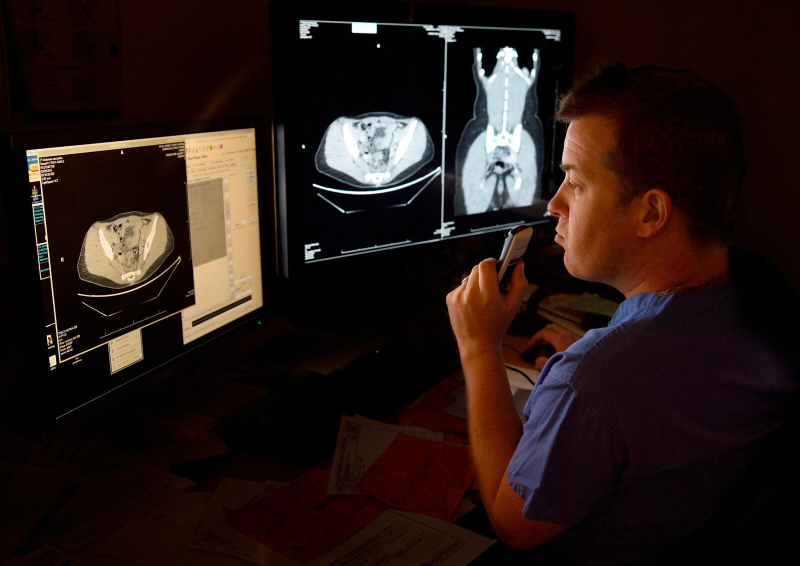
#> input picture library/lectures/lec-07/rework/deck/assets/s35-vrach-chitaet-s-ekrana.jpg, 1600 x 1131 px (shown at 1/2 size)
$ python make_image_priyoma.py
#> lines starting #> are read from the running program, lines starting #| are printed output that depends on the picture
### tools/presentation-build/analitika.py
#!/usr/bin/env python3
# -*- coding: utf-8 -*-
"""Кадр аналитики: столбцы и линии для деки курса. Шаблон, не разовая картинка.

Заведено по указанию владельца курса (issue #244, 2026-10-17): «сделай
столбчатую сортированную диаграмму по государствам, график с динамикой и
небольшой подвал с комментарием… заведи шаблон слайда с аналитикой и
диаграммами (а может два) и используй их». Шаблон файла кадра лежит рядом —
`../../templates/kadr-analitiki.md`; этот модуль рисует то, что на нём стоит.

ЧТО ЭТОТ МОДУЛЬ ДЕРЖИТ, ЧЕГО НЕ ДЕРЖИТ НИ ОДИН РАЗОВЫЙ ПРОГОН

1. **Кегли задаются в точках СЛАЙДА, а не в пикселях картинки.** Это главная
   ловушка, и она уже стоила деке кадра: `rework/deck/make_chart_s86.py`
   описывает, как подписи, набранные пятнадцатым кеглем в фигуре шириной 7",
   сели на кадр восемью с половиной. Здесь логический размер холста задаётся
   в тех же точках, которыми картинка встанет на слайд (1 логический пиксель
   = 1 точка на слайде), а чёткость даёт `devicePixelRatio`. Значит число в
   `kegl=11` — это одиннадцать точек НА ЭКРАНЕ, и проверять его можно до
   сборки.
2. **Знаменатель — часть подписи столбца, а не легенда.** Доля без
   знаменателя на кадре не принимается (`CLAUDE.md` § Baseline /
   Counterfactual Mandate), а диаграмма — ровно то место, где знаменатель
   теряется первым. Поэтому `stolbtsy` берёт подпись второй строкой под
   каждым столбцом и рисует её всегда.
3. **Единица называется один раз и на картинке.** `edinitsa` уходит в
   подзаголовок. Столбцы разных единиц в один ряд не ставятся: у `stolbtsy`
   единица одна на всю диаграмму, и это не удобство, а запрет — ряд из
   случаев, решений и исследований без подписи единицы и есть та пара из
   разных выборок, на которой круг спотыкался трижды.
4. **Запятая в десятичной дроби, а не точка.** Chart.js пишет `1.7`;
   по-русски это `1,70`. Чинится только функцией-переводчиком, поэтому
   спецификация уходит на QuickChart НЕ строгим JSON, а текстом JS (сервис
   разбирает его как JS). Отсюда `_JS` ниже: значение, которое выводится без
   кавычек. Проверено: без этого на кадре стоят `1.7` и ось с точками.

ПАЛИТРА — курсовая (Ocean): глубокий `#21295C`, средний `#065A82`, светлый
`#1C7293`, бирюза `#028090`, золото `#F0AB00` на выделенном столбце.

ЧЕГО ЗДЕСЬ НЕТ. Нет вывода в PPTX: картинка кладётся в `assets/` и ставится
на кадр полем `media:` обычного файла кадра — сборщик деки не правится, и
новый тип кадра не заводится. Это сознательно: тип кадра живёт в сборщике
двух дек, а шаблон аналитики нужен один и сейчас.

СЕТЬ. Рисует QuickChart (`quickchart.io`) — тот же инструмент, что назван в
`README.md` §стек. Картинка сохраняется в репозиторий, поэтому сборка деки
сети уже не требует: без сети не пересобрать картинку, но дека собирается.

    python3 analitika.py --samoproverka     # нарисовать образцы в /tmp
"""
from __future__ import annotations

import re
import sys
import urllib.parse
import urllib.request
from pathlib import Path

DEEP, MID, LIGHT, TEAL, GOLD = "#21295C", "#065A82", "#1C7293", "#028090", "#F0AB00"
SETKA, TEKST = "#D7DEE7", "#21295C"
BASE = "https://quickchart.io/chart"
TAYMAUT = 60


# ─────────────────────────── черчение ───────────────────────────

_METKA, _KONETS = "@@JS@@", "@@/JS@@"


def _JS(tekst):
    """Значение, которое уйдёт в спецификацию БЕЗ кавычек — функция JS."""
    return _METKA + tekst + _KONETS


# [14 lines left out: function _v_js, not called in this run]


# Перевод числа в русскую запись: «1,70» вместо «1.7», «1 614» вместо «1614».
# ДВА переводчика, а не один с догадкой. Деление оси считает каждое число
# по отдельности и не знает шага соседей, поэтому «дробная или целая шкала»
# обязан объявить тот, кто её заводит: иначе на одной оси выходят «1,80» и
# «1» рядом — замерено на первом прогоне.
_TSELYE = _JS("function(v){var s=String(v);"
              "var ch=s.split('.');"
              "return ch[0].replace(/\\B(?=(\\d{3})+(?!\\d))/g,' ')"
              "+(ch[1]?','+ch[1]:'');}")
_DROBI = _JS("function(v){return Number(v).toFixed(2).replace('.',',');}")


def _perevodchik(drobnaya):
    return _DROBI if drobnaya else _TSELYE


# [13 lines left out: function _zapas_sprava, not called in this run]


# ПОЛ КЕГЛЯ ПОДПИСЕЙ ДИАГРАММЫ (#293, Этап D, П6-б.5). Прожарка: «подписи
# осей и значений на пределе читаемости — пол для подписей значений 12–13 пт
# В ТОЧКАХ СЛАЙДА (`analitika.py` это умеет — задать в ШАБЛОНЕ, не per-кадр)».
#
# Шаблон это и правда умел, и ровно поэтому умолчание здесь было ошибкой, а
# не мелочью: кегли тут уже заданы в точках слайда (см. п. 1 шапки модуля),
# то есть `kegl=11` означало одиннадцать точек на экране — НИЖЕ пола видимого
# слоя курса (12 пт, `deckkit/floor.py`), и ни один сторож этого не видел,
# потому что подпись уехала в пиксели картинки и для сборки её больше нет.
# Три кадра аналитики Лекции 7 так и стояли: два на 11 пт, один на 10,5.
#
# Умолчание поднято до 13 — середины названного прожаркой окна 12–13, — а
# `KEGL_POL` ниже делает пол ПРОВЕРЯЕМЫМ: кегль мельче просто не принимается.
# Отказом, а не тихим подъёмом: рисунок, молча набранный не тем кеглем, — это
# та же подмена, против которой заведён весь этот модуль.
KEGL_POL = 12          # пол видимого слоя курса, в точках СЛАЙДА
KEGL_PODPISEY = 13     # умолчание для подписей осей и значений
KEGL_ZAGOLOVKA = 15    # умолчание для заголовка диаграммы


# [289 lines left out: functions _osnova, _pol, stolbtsy, gruppy, _spisok_js, linii and 1 more, not called in this run]


def ryadom(levaya, pravaya, put, *, zazor_pt=10, chetkost=2):
    """Две картинки в одну, бок о бок, с белым зазором между ними.

    Нужно там, где на кадре две диаграммы: поле `media:` у файла кадра одно,
    и двух картинок сборщик деки не возьмёт. Высоты выравниваются по большей.
    """
    from PIL import Image
    a, b = Image.open(levaya).convert("RGB"), Image.open(pravaya).convert("RGB")
    z = int(zazor_pt * chetkost)
    h = max(a.height, b.height)
    holst = Image.new("RGB", (a.width + z + b.width, h), "white")
    holst.paste(a, (0, (h - a.height) // 2))
    holst.paste(b, (a.width + z, (h - b.height) // 2))
    put = Path(put)
    put.parent.mkdir(parents=True, exist_ok=True)
    holst.save(put)
    return put


# [19 lines left out: function _samoproverka, not called in this run]


# [3 lines that do not run on import are left out]

### library/lectures/lec-07/rework/deck/make_image_priyoma.py
#!/usr/bin/env python3
# -*- coding: utf-8 -*-
"""Картинка нулевого кадра блока о человеке (#244, §8): врач и пациент рядом.

Не новая добыча — сшивка ДВУХ уже существующих в этой деке настоящих фото
через `analitika.ryadom()`: `assets/s35-vrach-chitaet-s-ekrana.jpg` (врач,
не вкручено никуда) и `assets/s22-rentgenkabinet-pacient-u-pribora.jpg`
(пациент, вкручено только в s22-divider, визуально далеко по вечеру).
Провенанс каждой половины — в её собственном `.url`; провенанс сшивки —
`assets/priyom-vrach-i-patsient.url`.

Высоты приведены к одной (1131 px, высота меньшего фото) ПЕРЕД сшивкой —
иначе `ryadom()` расположил бы их по центру на разной высоте, но ширина
результата была бы той же; приведение высот делает картинку компактнее
по ширине и не меняет смысла.

    python3 make_image_priyoma.py
"""
import sys
from pathlib import Path

HERE = Path(__file__).resolve().parent
sys.path.insert(0, str(HERE.parents[4] / "tools" / "presentation-build"))

import analitika as A  # noqa: E402
from PIL import Image  # noqa: E402

ASSETS = HERE / "assets"
VYSOTA = 1131


def _k_vysote(put, h):
    im = Image.open(put)
    w = int(im.width * h / im.height)
    tmp = Path("/tmp") / f"_resized_{put.name}"
    im.resize((w, h), Image.LANCZOS).save(tmp, quality=92)
    return tmp


def main():
    vrach = _k_vysote(ASSETS / "s35-vrach-chitaet-s-ekrana.jpg", VYSOTA)
#> in _k_vysote, im is the input picture: PIL image 1600x1131 RGB; mean R, G, B 38.3, 24.5, 20.9
    pacient = _k_vysote(ASSETS / "s22-rentgenkabinet-pacient-u-pribora.jpg",
                        VYSOTA)
#> call 2 of _k_vysote, with h = 1131
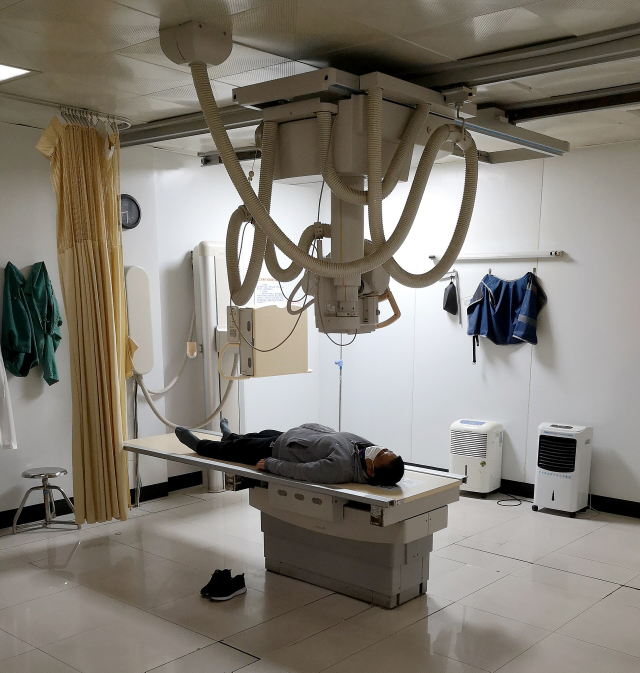
#> input picture library/lectures/lec-07/rework/deck/assets/s22-rentgenkabinet-pacient-u-pribora.jpg, 1920 x 2017 px (shown at 1/3 size)
#> in _k_vysote, im is the input picture: PIL image 1920x2017 RGB; mean R, G, B 130.9, 125.4, 116.3
#> in _k_vysote (call 2), `im.resize((w, h), Image.LANCZOS).save(tmp, quality=92)`:
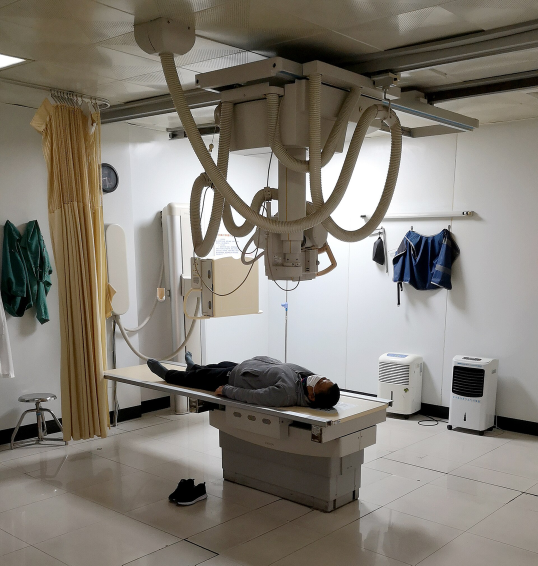
#> saved as _resized_s22-rentgenkabinet-pacient-u-pribora.jpg: PIL image 1076x1131 RGB (shown at 1/2 size); mean R, G, B 130.9, 125.4, 116.3
    out = A.ryadom(vrach, pacient, ASSETS / "priyom-vrach-i-patsient.jpg",
                   zazor_pt=14, chetkost=1)
#> in ryadom, `holst = Image.new("RGB", (a.width + z + b.width, h), "white")`: holst: PIL image 2690x1131 RGB; every value is 255
#> in ryadom, `holst.paste(a, (0, (h - a.height) // 2))`:
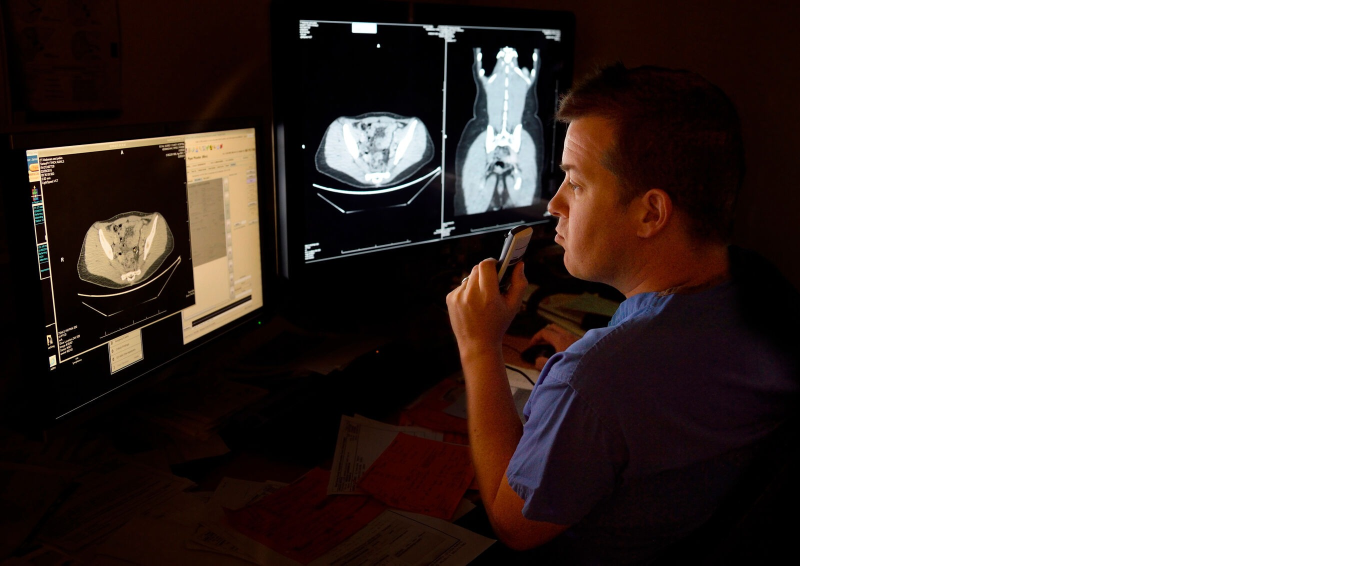
#> holst: PIL image 2690x1131 RGB (shown at 1/2 size); mean R, G, B 126.1, 117.9, 115.8
#> in ryadom, `holst.paste(b, (a.width + z, (h - b.height) // 2))`:
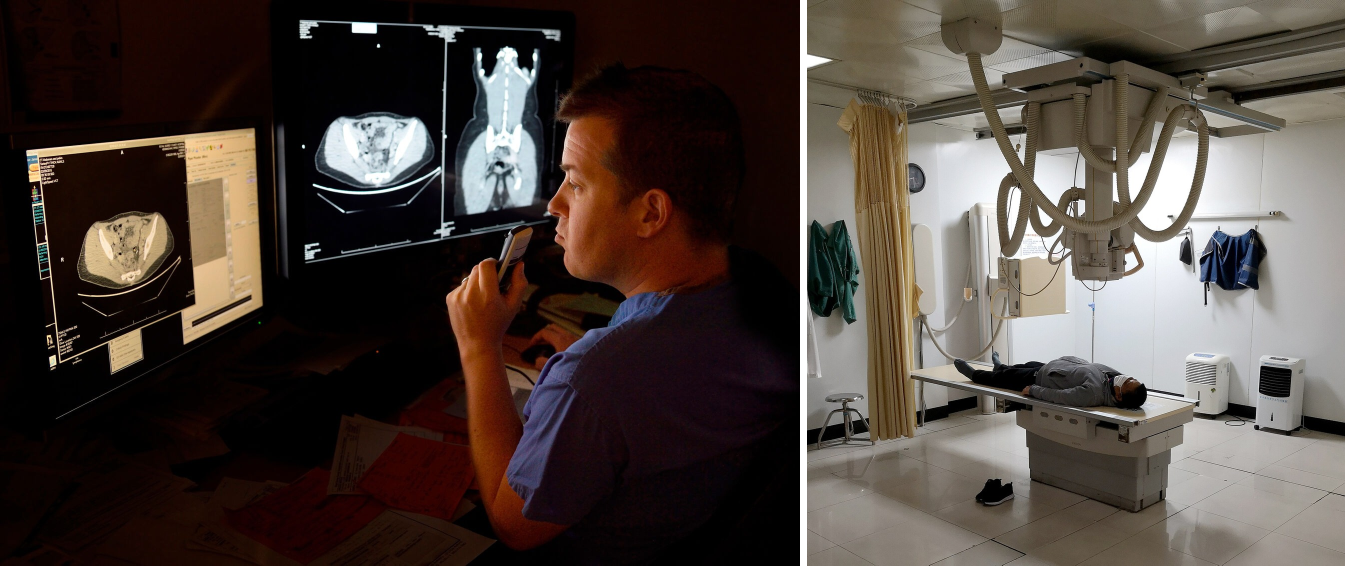
#> holst: PIL image 2690x1131 RGB (shown at 1/2 size); mean R, G, B 76.4, 66.1, 60.3
    im = Image.open(out)
#> im: PIL image 2690x1131 RGB
    print(f"{out}: {im.width}×{im.height}, ar={im.width / im.height:.2f}, "
          f"{out.stat().st_size} Б")
#| library/lectures/lec-07/rework/deck/assets/priyom-vrach-i-patsient.jpg: 2690×1131, ar=2.38, 288807 Б
    return 0


if __name__ == "__main__":
    sys.exit(main())
#> (the program exits here)
